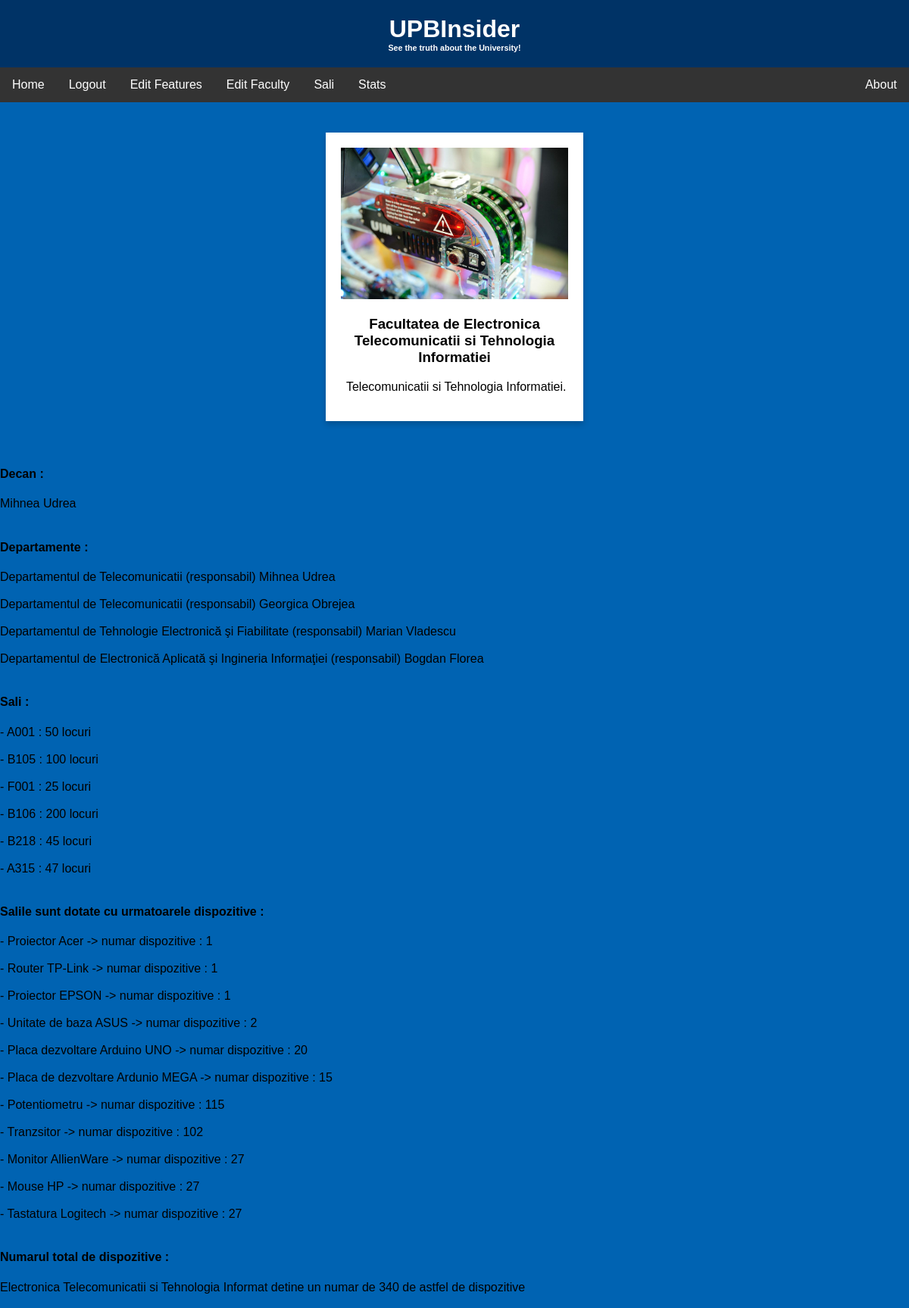
The app's page /univ/html/faculty/etti.php with its own data.
### tables this page shows
CREATE TABLE `personal` (
  `ID Personal` int(255) NOT NULL,
  `ID Departament` int(255) NOT NULL,
  `Nume` varchar(50) NOT NULL,
  `Prenume` varchar(50) NOT NULL,
  `Functie` varchar(250) NOT NULL
);

CREATE TABLE `departament` (
  `ID Departament` int(255) NOT NULL,
  `ID Facultate` int(255) NOT NULL,
  `Nume departament` varchar(50) NOT NULL,
  `Cod departament` int(50) NOT NULL
);

CREATE TABLE `sala` (
  `ID Sala` int(255) NOT NULL,
  `ID Facultate` int(255) NOT NULL,
  `Nume sala` varchar(50) NOT NULL,
  `Locuri` int(50) NOT NULL
);

### univ/html/faculty/etti.php (the view, shortened to what this page needs)
<!DOCTYPE html>
<html>
    <head>
        <link rel="stylesheet" href="../../css/style.css">
    </head>
    <body>
        <div class="header">
            <h1>UPBInsider</h1>
            <h6>See the truth about the University!</h6>
        </div>
        <div class="navbar">
            <a href="../realhome.php">Home</a>
            <a href="../faculty.html">Logout</a>
            <a href="../../php/features/table.php">Edit Features</a>
            <a href="../../php/table.php">Edit Faculty</a>
            <a href="../home.php">Sali</a>
            <a href="../statistici.php">Stats</a>
            <a href="#about" style="float:right">About</a>
        </div>
        <div class="content">
            <div class="faculty-card">
                <img src="../../images/faculty/facultatea_electronica_03-1024x681.jpeg"
                 alt = "eetonica" height = "200" width="400"/>
                <h3>Facultatea de Electronica Telecomunicatii si Tehnologia Informatiei</h3>
                <div class="card-back">
                    <p> Telecomunicatii si Tehnologia Informatiei.</p>
                </div>
            </div>
        </div>
          <h4>Decan : </h4>
          <?php
                include('..\..\php\connect\connn.php');
                $sql = "SELECT p.Prenume, p.Nume
                        FROM `personal` p
                        INNER JOIN `departament` d ON p.`ID Departament` = d.`ID Departament`
                        INNER JOIN `facultate` f ON f.`ID Facultate` = d.`ID Facultate`
                        WHERE f.`Nume Facultate` = 'Electronica Telecomunicatii si Tehnologia Informat'
                        AND p.Functie = 'Decan' ;";
                $result = $conn->query($sql);
                if (mysqli_num_rows($result) > 0){
                    while($row = mysqli_fetch_assoc($result)){
                       echo "  ".$row["Prenume"]. "  ".$row["Nume"]. "</br></br>";
                   }
               }
        ?>
          <h4>Departamente : </h4>
          <?php
                include('..\..\php\connect\connn.php');
                $sql = "SELECT d.`Nume departament`, p.Prenume, p.Nume
                        FROM `departament` d
                        INNER JOIN `personal` p ON d.`ID Departament` = p.`ID Departament`
                        INNER JOIN `facultate` f ON d.`ID Facultate` = f.`ID Facultate`
                        WHERE f.`Nume Facultate` = 'Electronica Telecomunicatii si Tehnologia Informat'";
                $result = $conn->query($sql);
                if (mysqli_num_rows($result) > 0){
                    while($row = mysqli_fetch_assoc($result)){
                       echo " Departamentul de ".$row["Nume departament"].
                       " (responsabil) ".$row["Prenume"]. "  ".$row["Nume"]. "</br></br>";
                   }
               }
        ?>
        <h4>Sali : </h4>
        <?php
            include('..\..\php\connect\connn.php');
            $sql = "SELECT s.`Nume sala`, s.`Locuri`
                    FROM `sala` s
                    INNER JOIN `facultate` f ON s.`ID Facultate` = f.`ID Facultate`
                    WHERE f.`Nume Facultate` = 'Electronica Telecomunicatii si Tehnologia Informat'";
            $result = $conn->query($sql);
            if (mysqli_num_rows($result) > 0){
                while($row = mysqli_fetch_assoc($result)){
                echo " - ".$row["Nume sala"]. " : ".$row["Locuri"]. " locuri ". "</br></br>";
            }
            }
         ?>
        <h4>Salile sunt dotate cu urmatoarele dispozitive : </h4>
        <?php
            include('..\..\php\connect\connn.php');
            $sql = "SELECT DISTINCT d.`Nume dispozitiv`, sd.`Cantitate dispozitive`
                    FROM dispozitive d
                    LEFT JOIN saladispozitive sd ON d.`ID Dispozitiv` = sd.`ID Dispozitiv`
                    JOIN `sala` s ON sd.`ID Sala` = s.`ID Sala`
                    JOIN `facultate` f ON s.`ID Facultate` = f.`ID Facultate`
                    WHERE f.`Nume Facultate` = 'Electronica Telecomunicatii si Tehnologia Informat';";
            $result = $conn->query($sql);
            if (mysqli_num_rows($result) > 0){
                while($row = mysqli_fetch_assoc($result)){
                echo " - ".$row["Nume dispozitiv"]. " -> numar dispozitive :  ".$row["Cantitate dispozitive"]. "</br></br>";
                }
            }
         ?>
        <h4>Numarul total de dispozitive : </h4>
        <?php
            include('..\..\php\connect\connn.php');
            $sql = "SELECT f.`Nume Facultate`, SUM(sd.`Cantitate dispozitive`) AS total
                    FROM saladispozitive sd
                    JOIN sala s ON sd.`ID Sala` = s.`ID Sala`
                    JOIN facultate f ON s.`ID Facultate` = f.`ID Facultate`
                    WHERE f.`Nume Facultate` = 'Electronica Telecomunicatii si Tehnologia Informat';";
            $result = $conn->query($sql);
            if (mysqli_num_rows($result) > 0){
                while($row = mysqli_fetch_assoc($result)){
                echo "  ".$row["Nume Facultate"]. " detine un numar de  ".$row["total"]. " de astfel de dispozitive ". "</br></br>";
                }
            }
         ?>
    </body>
</html>

### univ/css/style.css (style rules this page uses)
body { background-color: #0063B2FF; font-family: Arial, sans-serif; margin: 0; }
.header { text-align: center; color: white; padding: 20px; background-color: #003366; }
.header h1, .header h6 { margin: 0; }
.navbar { overflow: hidden; background-color: #333; }
.navbar a { float: left; display: block; color: white; text-align: center; padding: 14px 16px; text-decoration: none; }
.content { display: flex; flex-wrap: wrap; justify-content: center; padding: 20px; }
.faculty-card { background-color: white; padding: 20px; margin: 20px; width: 300px; text-align: center; box-shadow: 0 4px 8px 0 rgba(0, 0, 0, 0.2); }
.faculty-card img { width: 100%; height: auto; object-fit: cover; }

### records on screen
personal: Prenume "Mihnea", Nume "Udrea", ID Departament "Telecomunicatii"
personal: ID Departament "Telecomunicatii", Prenume "Georgica", Nume "Obrejea"
personal: ID Departament "Tehnologie Electronică şi Fiabilitate", Prenume "Marian", Nume "Vladescu"
personal: ID Departament "Electronică Aplicată şi Ingineria Informaţiei", Prenume "Bogdan", Nume "Florea"
sala: Nume sala "A001", Locuri "50"
sala: Nume sala "B105", Locuri "100"
sala: Nume sala "F001", Locuri "25"
sala: Nume sala "B106", Locuri "200"
sala: Nume sala "B218", Locuri "45"
sala: Nume sala "A315", Locuri "47"

### other values on screen
$row["Nume dispozitiv"] "Proiector Acer"
$row["Cantitate dispozitive"] "1"
$row["Nume dispozitiv"] "Router TP-Link"
$row["Nume dispozitiv"] "Proiector EPSON"
$row["Nume dispozitiv"] "Unitate de baza ASUS"
$row["Cantitate dispozitive"] "2"
$row["Nume dispozitiv"] "Placa dezvoltare Arduino UNO"
$row["Cantitate dispozitive"] "20"
$row["Nume dispozitiv"] "Placa de dezvoltare Ardunio MEGA"
$row["Cantitate dispozitive"] "15"
$row["Nume dispozitiv"] "Potentiometru"
$row["Cantitate dispozitive"] "115"
$row["Nume dispozitiv"] "Tranzsitor"
$row["Cantitate dispozitive"] "102"
$row["Nume dispozitiv"] "Monitor AllienWare"
